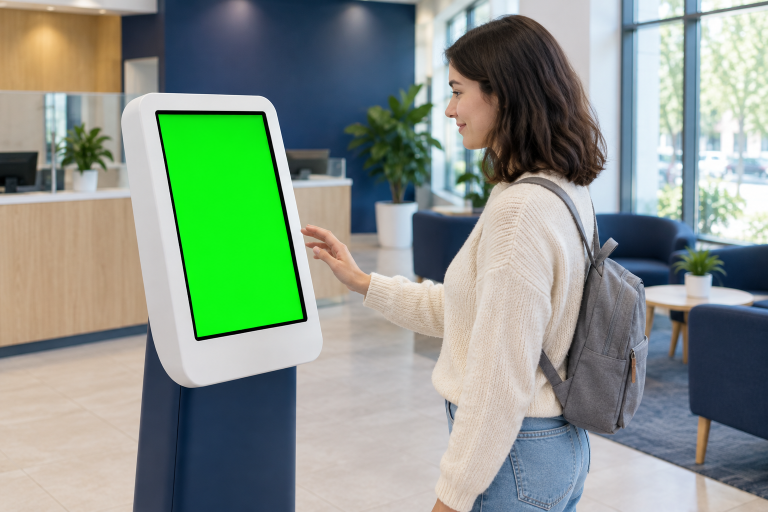
#> input picture media/source/scenes/01-arrive.png, 1536 x 1024 px (shown at 1/2 size); its folder holds 4 pictures in this run
$ python terminal.py
#> lines starting #> are read from the running program, lines starting #| are printed output that depends on the picture; after the words box and inside, x2 and y2 are one past the last pixel; in counts of white or black regions, pixels touching at a corner belong together
#!/usr/bin/env python3
"""Puts the terminal's real screens into the photographs of the branch.

The scenes in media/source/scenes were generated with a plain green screen on the terminal (and on the phone). This
finds the green, fits the matching screenshot of the app into it in perspective, and keeps whatever is in front of the
screen, a finger for example. Run from the repository root, after `capture.py pad`:  python3 -I media/source/terminal.py
"""
import pathlib
from PIL import Image, ImageChops, ImageDraw, ImageFilter

ROOT = pathlib.Path(__file__).resolve().parents[2]
SCENES = ROOT / "media" / "source" / "scenes"
RAW = ROOT / "ios" / ".build" / "media"
OUT = ROOT / "media" / "terminal"

# scene: (screenshot, what the picture shows)
STORY = {
    "01-arrive": ("terminal-start", "She walks in and the terminal asks how her money is doing."),
    "02-agree": ("terminal-consent", "She sees what the check reads, and agrees."),
    "03-check": ("terminal-scan", "The check runs: accounts, peers, well-being, simulation."),
    "04-result": ("terminal-result", "Her tree and her rings. No amounts on the shared screen."),
    "05-code": ("terminal-handoff", "She scans the code to take the check-up with her."),
    "06-phone": ("home", "The figures and the plan open on her own phone."),
    "07-advisor": ("terminal-advisor", "An advisor comes over, already briefed by the summary."),
}


def green(scene):
    """Where the scene is screen green: 255 there, 0 elsewhere."""
    red, grn, blue = scene.split()
    lead = ImageChops.subtract(grn, ImageChops.lighter(red, blue))
    mask = lead.point(lambda value: 255 if value > 70 else 0)
    bright = grn.point(lambda value: 255 if value > 130 else 0)
    mask = ImageChops.multiply(mask, bright)
    return mask.filter(ImageFilter.MinFilter(5)).filter(ImageFilter.MaxFilter(5))


def corners(mask):
    """The four corners of the green: top left, top right, bottom right, bottom left."""
    pixels = mask.load()
    best = {"tl": None, "tr": None, "br": None, "bl": None}
    score = {"tl": 10 ** 9, "tr": -10 ** 9, "br": -10 ** 9, "bl": 10 ** 9}
    for y in range(mask.height):
        for x in range(mask.width):
            if not pixels[x, y]:
                continue
            total, across = x + y, x - y
            if total < score["tl"]:
                score["tl"], best["tl"] = total, (x, y)
            if total > score["br"]:
                score["br"], best["br"] = total, (x, y)
            if across > score["tr"]:
                score["tr"], best["tr"] = across, (x, y)
            if across < score["bl"]:
                score["bl"], best["bl"] = across, (x, y)
    middle = (sum(p[0] for p in best.values()) / 4, sum(p[1] for p in best.values()) / 4)
    grown = []
    for key in ("tl", "tr", "br", "bl"):
        x, y = best[key]
        grown.append((x + (3 if x > middle[0] else -3), y + (3 if y > middle[1] else -3)))
    return grown


def solve(matrix, vector):
    """Gaussian elimination, enough for the eight unknowns of a perspective fit."""
    size = len(vector)
    rows = [row[:] + [vector[index]] for index, row in enumerate(matrix)]
    for column in range(size):
        pivot = max(range(column, size), key=lambda row: abs(rows[row][column]))
        rows[column], rows[pivot] = rows[pivot], rows[column]
        for row in range(size):
            if row != column:
                factor = rows[row][column] / rows[column][column]
                rows[row] = [a - factor * b for a, b in zip(rows[row], rows[column])]
    return [rows[index][size] / rows[index][index] for index in range(size)]


def perspective(quad, size):
    """Coefficients that take a point of the scene to the point of the screenshot shown there."""
    width, height = size
    source = [(0, 0), (width, 0), (width, height), (0, height)]
    matrix, vector = [], []
    for (x, y), (u, v) in zip(quad, source):
        matrix.append([x, y, 1, 0, 0, 0, -u * x, -u * y])
        vector.append(u)
        matrix.append([0, 0, 0, x, y, 1, -v * x, -v * y])
        vector.append(v)
    return solve(matrix, vector)


def compose(name, shot):
    scene = Image.open(SCENES / f"{name}.png").convert("RGB")
    screen = Image.open(RAW / f"{shot}.png").convert("RGB")
    if shot.startswith("terminal"):
        # A terminal has no tablet status bar and no window handle.
        screen = screen.crop((0, 56, screen.width, screen.height - 44))
    mask = green(scene)
    quad = corners(mask)
    fitted = screen.transform(scene.size, Image.Transform.PERSPECTIVE, perspective(quad, screen.size), Image.Resampling.BICUBIC)
    # A screen in a room is a little less white than a screenshot, and glass catches some light.
    fitted = Image.blend(fitted, Image.new("RGB", scene.size, (214, 222, 240)), 0.06)
    shine = Image.new("L", scene.size, 0)
    ImageDraw.Draw(shine).polygon([quad[0], quad[1], (quad[1][0], quad[1][1] + (quad[2][1] - quad[1][1]) * 0.35)], fill=26)
    fitted = Image.composite(Image.new("RGB", scene.size, (255, 255, 255)), fitted, shine.filter(ImageFilter.GaussianBlur(18)))
    # Everything that was green, with the edge of the quad, becomes screen; the rest of the scene stays.
    area = Image.new("L", scene.size, 0)
    ImageDraw.Draw(area).polygon(quad, fill=255)
    inside = ImageChops.multiply(area, mask.filter(ImageFilter.MaxFilter(5)))
    out = Image.composite(fitted, scene, inside.filter(ImageFilter.GaussianBlur(0.8)))
    # Take the green cast off whatever touches the screen: fingers, the frame.
    band = ImageChops.subtract(inside.filter(ImageFilter.MaxFilter(13)), inside)
    red, grn, blue = out.split()
    calm = ImageChops.darker(grn, ImageChops.add(ImageChops.lighter(red, blue), Image.new("L", scene.size, 8)))
    out = Image.merge("RGB", (red, Image.composite(calm, grn, band), blue))
    OUT.mkdir(parents=True, exist_ok=True)
    out.save(OUT / f"{name}.jpg", quality=93, subsampling=0)
    print(name, quad)


if __name__ == "__main__":
    for name, (shot, _) in STORY.items():
        compose(name, shot)
#> in compose, scene is the input picture: PIL image 1536x1024 RGB; mean R, G, B 136, 150.3, 137
#> in compose, `screen = screen.crop((0, 56, screen.width, screen.height - 44))`:
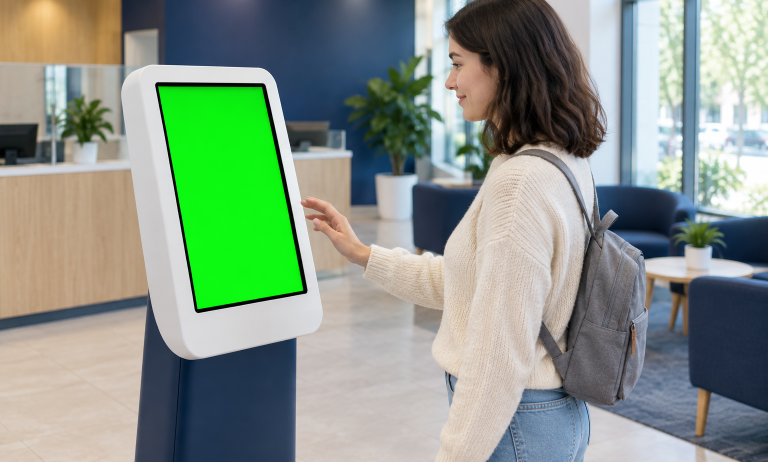
#> screen: PIL image 1536x924 RGB (shown at 1/2 size); mean R, G, B 135, 150.5, 135.4
#> in green, `lead = ImageChops.subtract(grn, ImageChops.lighter(red, blue))`:
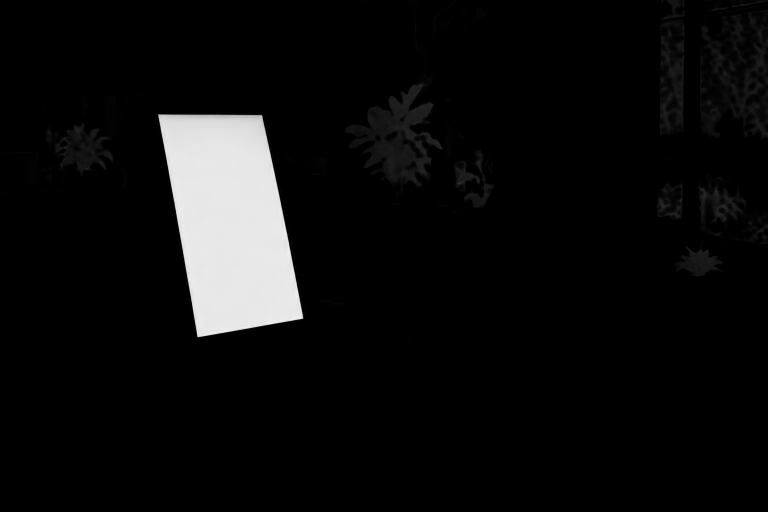
#> lead: PIL image 1536x1024 L (shown at 1/2 size); min 0, max 245, mean 14.2
#> in green, `mask = lead.point(lambda value: 255 if value > 70 else 0)`:
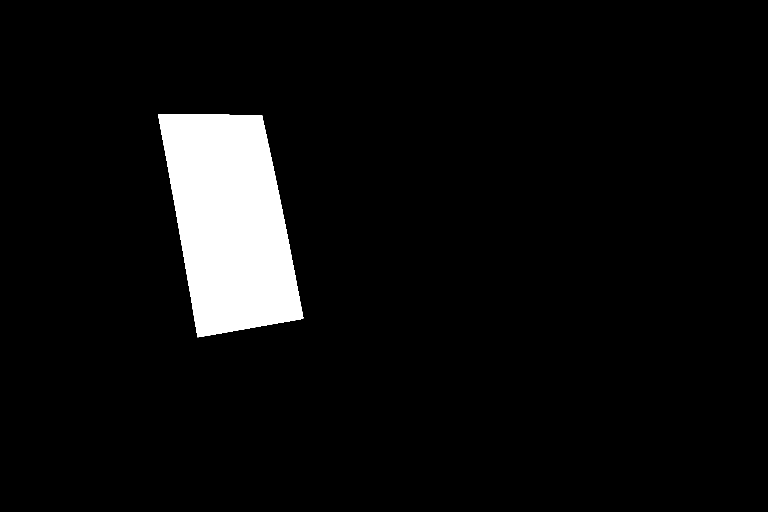
#> mask: PIL image 1536x1024 L (shown at 1/2 size); 5.8% white; 1 white region, box (x1, y1, x2, y2) and area: (316, 229, 607, 675) 91373
#> in green, `bright = grn.point(lambda value: 255 if value > 130 else 0)`:
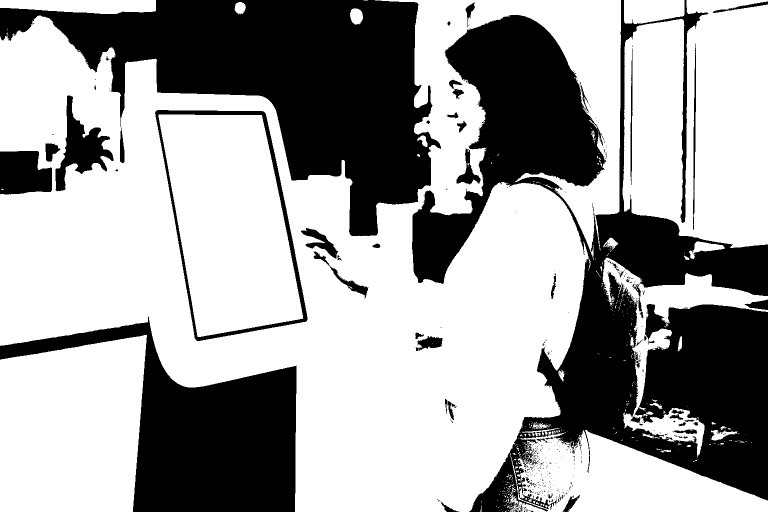
#> bright: PIL image 1536x1024 L (shown at 1/2 size); 63.5% white; 506 black regions (449 under 20 px), largest, box (x1, y1, x2, y2) and area: (824, 0, 1536, 1024) 261665, (0, 0, 882, 472) 178599, (0, 633, 593, 1024) 94514
#> in green, `mask = ImageChops.multiply(mask, bright)`: mask: PIL image 1536x1024 L; 5.8% white; 1 white region, box (x1, y1, x2, y2) and area: (317, 229, 607, 674) 91026
#> in green, `return mask.filter(ImageFilter.MinFilter(5)).filter(ImageFilter.MaxFil..`: returned value: PIL image 1536x1024 L; 5.8% white; 1 white region, box (x1, y1, x2, y2) and area: (317, 229, 606, 674) 91025
#> in compose, `quad = corners(mask)`: quad = [(314, 226), (526, 227), (608, 639), (392, 676)]
#> the loop in perspective, `for (x, y), (u, v) in zip(quad, source):` made 4 passes
#> (x, y, u, v) on passes 1 to 4: (314, 226, 0, 0), (526, 227, 1536, 0), (608, 639, 1536, 924), (392, 676, 0, 924)
#> after the loop in perspective, `for (x, y), (u, v) in zip(quad, source):`: matrix = 8 items; vector = [0, 0, 1536, 0, 1536, 924, 0, 924]
#> in solve, `size = len(vector)`: size = 8
#> in solve, `rows = [row[:] + [vector[index]] for index, row in enumerate(matrix)]`: rows = 8 items
#> the loop in solve, `for column in range(size):` made 8 passes
#> pivot on passes 1 to 8: 4, 2, 6, 5, 5, 7, 6, 7
#> in compose, `shine = Image.new("L", scene.size, 0)`: shine: PIL image 1536x1024 L; every value is 0
#> in compose, `ImageDraw.Draw(shine).polygon([quad[0], quad[1], (quad[1][0], quad[1][..`: shine: PIL image 1536x1024 L; values 0 (black) and 26 (white), 0.98% white; 1 white region, box (x1, y1, x2, y2) and area: (314, 226, 527, 372) 15410
#> in compose, `ImageDraw.Draw(area).polygon(quad, fill=255)`: area: PIL image 1536x1024 L; 6% white; 1 white region, box (x1, y1, x2, y2) and area: (314, 226, 609, 677) 94124
#> in compose, `inside = ImageChops.multiply(area, mask.filter(ImageFilter.MaxFilter(5..`: inside: PIL image 1536x1024 L; 5.9% white; 1 white region, box (x1, y1, x2, y2) and area: (315, 227, 608, 676) 93451
#> in compose, `band = ImageChops.subtract(inside.filter(ImageFilter.MaxFilter(13)), i..`: band: PIL image 1536x1024 L; 0.58% white; 1 white region, box (x1, y1, x2, y2) and area: (309, 221, 614, 682) 9048
#> in compose, `red, grn, blue = out.split()`:
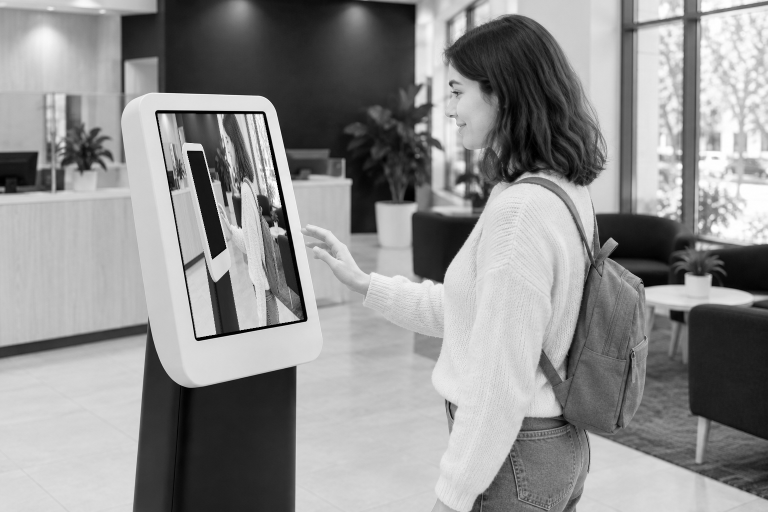
#> red: PIL image 1536x1024 L (shown at 1/2 size); min 0, max 255, mean 143.7
#> in compose, `red, grn, blue = out.split()`:
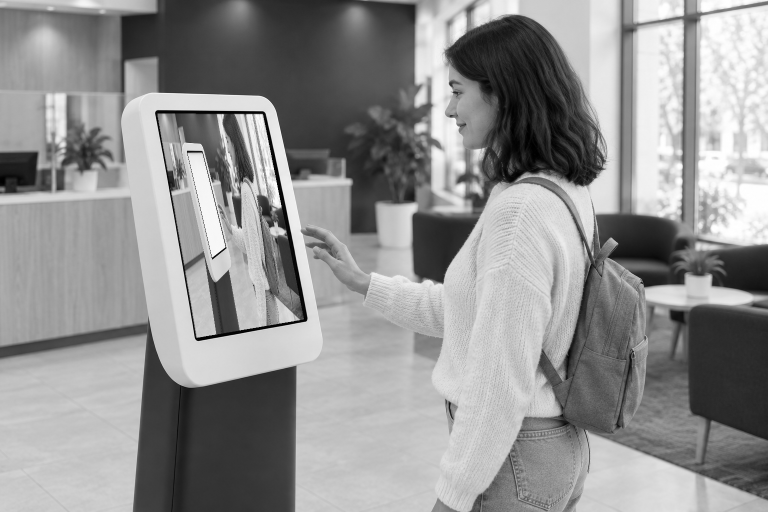
#> grn: PIL image 1536x1024 L (shown at 1/2 size); min 0, max 255, mean 145.3
#> in compose, `red, grn, blue = out.split()`:
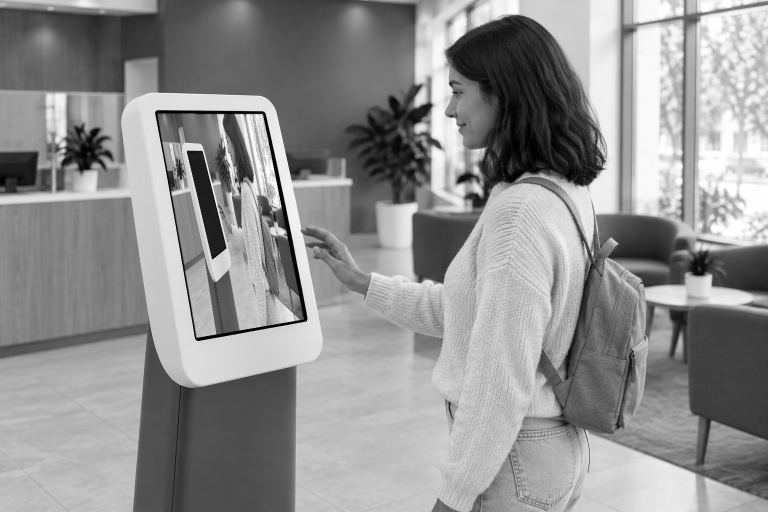
#> blue: PIL image 1536x1024 L (shown at 1/2 size); min 0, max 255, mean 144.5
#| 01-arrive [(314, 226), (526, 227), (608, 639), (392, 676)]
#> pass 2 of the loop `for name, (shot, _) in STORY.items():`:
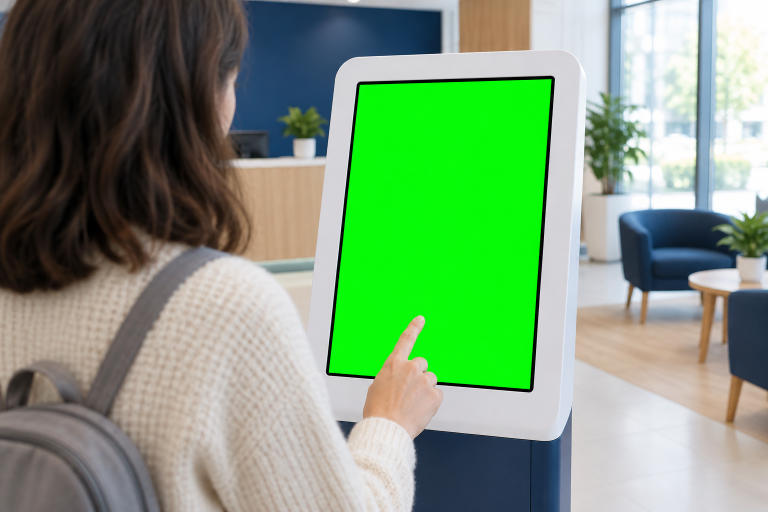
#> input picture media/source/scenes/02-agree.png, 1536 x 1024 px (shown at 1/2 size)
#> in compose, scene is the input picture: PIL image 1536x1024 RGB; mean R, G, B 121.6, 155.1, 118.3
#> in green (call 2), `mask = lead.point(lambda value: 255 if value > 70 else 0)`:
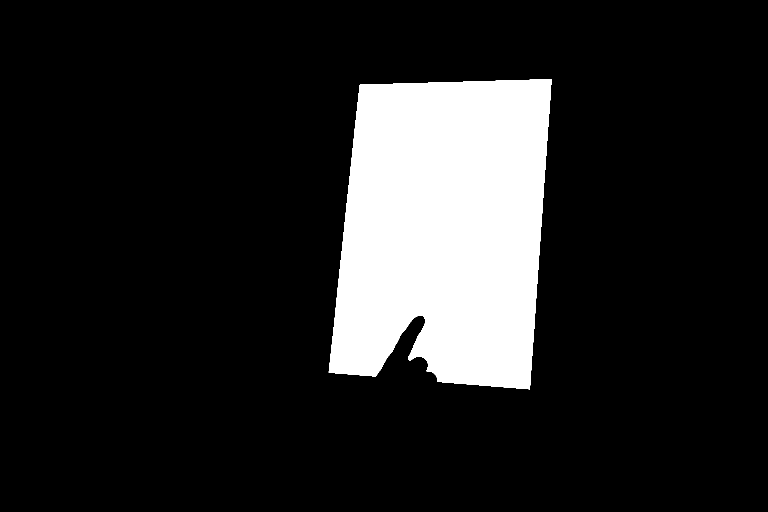
#> mask: PIL image 1536x1024 L (shown at 1/2 size); 14.6% white; 1 white region, box (x1, y1, x2, y2) and area: (657, 158, 1103, 779) 228989
#> bright: PIL image 1536x1024 L; 63.7% white; 99 black regions (73 under 20 px), largest, box (x1, y1, x2, y2) and area: (0, 0, 885, 1024) 427100, (1238, 418, 1536, 851) 57515, (823, 814, 1144, 1024) 47589
#> quad = [(716, 167), (1105, 155), (1062, 780), (655, 747)]
#> the loop in perspective (call 2), `for (x, y), (u, v) in zip(quad, source):` made 4 passes
#> (x, y, u, v) on passes 1 to 4: (716, 167, 0, 0), (1105, 155, 1536, 0), (1062, 780, 1536, 924), (655, 747, 0, 924)
#> the loop in solve (call 2), `for column in range(size):` made 8 passes
#> area: PIL image 1536x1024 L; 15.3% white; 1 white region, box (x1, y1, x2, y2) and area: (655, 155, 1106, 781) 240966
#> inside: PIL image 1536x1024 L; 14.8% white; 1 white region, box (x1, y1, x2, y2) and area: (656, 156, 1105, 780) 233406
#> band: PIL image 1536x1024 L; 0.95% white; 1 white region, box (x1, y1, x2, y2) and area: (650, 150, 1111, 786) 14948
#> in compose (call 2), `calm = ImageChops.darker(grn, ImageChops.add(ImageChops.lighter(red, b..`:
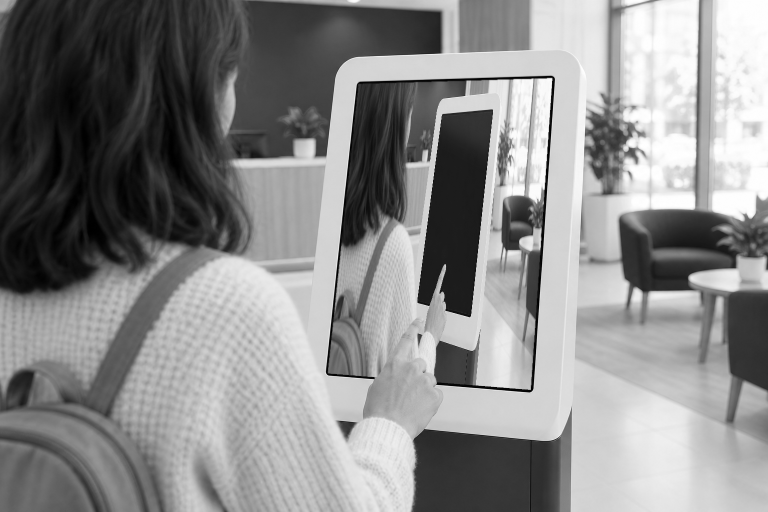
#> calm: PIL image 1536x1024 L (shown at 1/2 size); min 0, max 255, mean 137.1
#| 02-agree [(716, 167), (1105, 155), (1062, 780), (655, 747)]
#> (the run stopped early here; a loop or call above may not have finished)
